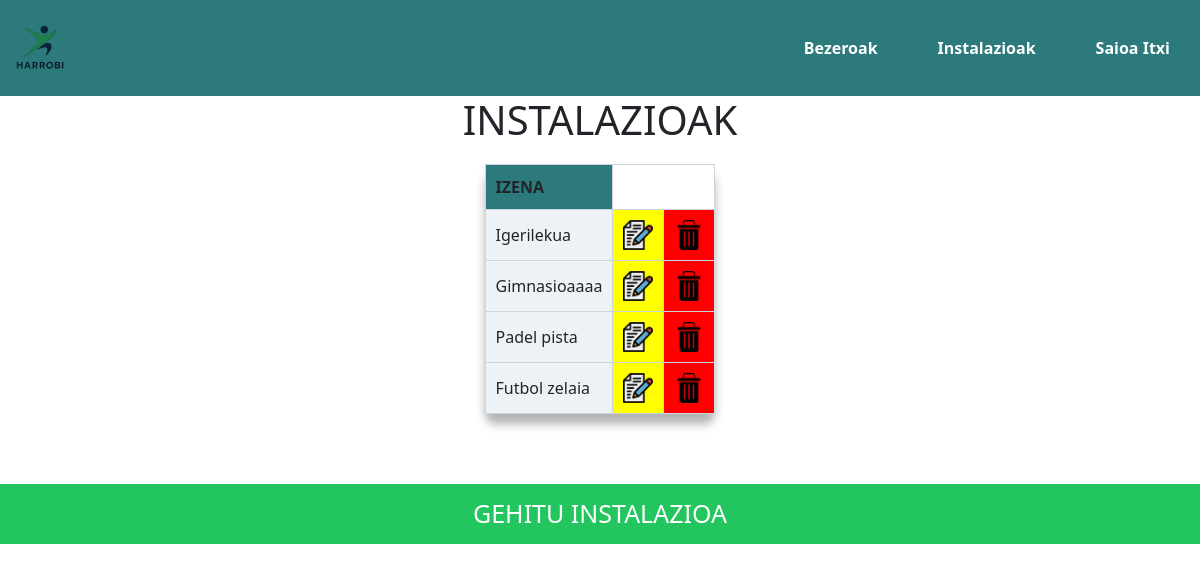
/instalazioak.php, run on the app's committed database.
### tables this page shows
CREATE TABLE `instalazioa` (
  `id` int(11) NOT NULL,
  `izena` varchar(50) NOT NULL
);

### instalazioak.php (the view, shortened to what this page needs)
<?php
require 'konexioa.php'
    ?>
<!DOCTYPE html>
<head>
    <link rel="stylesheet" href="css/navbar.css">
    <link rel="stylesheet" href="css/taulak.css">
    <link href="https://cdn.jsdelivr.net/npm/bootstrap@5.3.2/dist/css/bootstrap.min.css" rel="stylesheet"
>
</head>
<body>
    <nav>
        <nav class="navbar">
            <img src="img/harrobi.png" alt="Logo" class="logo">
            <ul>
                <li><a href="bezeroa.php">Bezeroak</a></li>
                <li><a href="instalazioak.php">Instalazioak</a></li>
                <li><a href="index.php">Saioa Itxi</a></li>
            </ul>
        </nav>
    </nav>
    <h1>INSTALAZIOAK</h1>
    <table>
        <tr>
            <th>IZENA</th>
        </tr>
        <?php
        $sql = "SELECT * FROM instalazioa";
        $result = $conn->query($sql);
        if ($result->num_rows > 0) {
            while ($row = $result->fetch_assoc()) {
                echo "<tr>";
                echo "<td>" . $row["izena"] . "</td>";
                echo '<td id="aldatu"><a href="instalazioaAldatu.php?id=' . $row['id'] . '"><img src="img/aldatu.png" alt="Aldatu"></a></td>';
                echo '<td id="ezabatu"><a href="instalazioaEzabatu.php?id=' . $row['id'] . '"><img src="img/ezabatu.png" alt="Ezabatu"></a></td>';
                echo "</tr>";
            }
        }
        ?>
    </table>
    <a href="gehituInstalazioa.php"><button id="btn" type="submit">GEHITU INSTALAZIOA</button></a>
</body>
</html>

### css/navbar.css (style rules this page uses)
.navbar { background-color: #2c7a7b; display: flex; align-items: center; justify-content: space-around; }
.navbar ul { list-style: none; margin: 0; padding: 10px; display: flex; gap: 20px; }
.navbar ul li a { text-decoration: none; color: white; font-weight: bold; padding: 20px; border-radius: 4px; transition: background-color 0.3s; }
.logo { width: 80px; height: auto; padding: 0; }

### css/taulak.css (style rules this page uses)
body { color: #232a38; font-family: "Lato", "Segoe UI", Tahoma, Geneva, sans-serif; background-color: #f5f7fa; }
h1 { justify-self: center; font-size: 50px; }
table { background-color: #ffffff; border-collapse: separate; border-spacing: 0; border-radius: 10px; box-shadow: 0 10px 10px rgba(0,0,0,0.3); margin: 20px auto; }
table tr, table th, table td { border: 1px solid #cbd5e0; padding: 10px; }
table tr { background-color: #edf2f7; }
table th { background-color: #2c7a7b; }
#aldatu img, #ezabatu img { width: 30px; }
#aldatu { background-color: yellow; }
#ezabatu { background-color: red; }
#btn { margin-top: 50px; font-size: 25px; width: 100%; height: 60px; background-color: #22c55e; border: 0; color: white; }

### data on the page
instalazioa: izena "Igerilekua"
instalazioa: izena "Gimnasioaaaa"
instalazioa: izena "Padel pista"
instalazioa: izena "Futbol zelaia"
